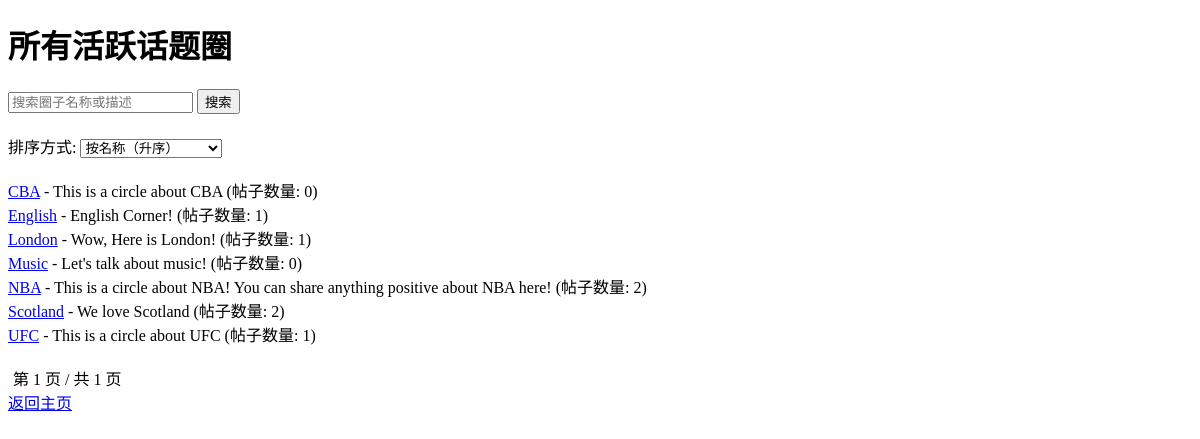
The page /all-circles/ (signed in) on the database its author committed.
### forum/models.py (models this page shows, shortened)
class TopicCircle(models.Model):
    name = models.CharField(max_length=100, unique=True)
    description = models.TextField(blank=True)
    created_at = models.DateTimeField(auto_now_add=True)
    created_by = models.ForeignKey(GUser, on_delete=models.SET_NULL, null=True, limit_choices_to={'is_admin': True})  # 仅管理员创建
    is_active = models.BooleanField(default=True)

### forum/views.py (the view, shortened to what this page needs)
# urls.py: path('all-circles/', views.all_circles, name='all_circles'),
@login_required
def all_circles(request):
    sort_by = request.GET.get('sort', 'name')
    sort_options = {
        'name': 'name',
        'name_desc': '-name',
        'post_count': '-post_count',
        'post_count_asc': 'post_count',
    }
    sort_field = sort_options.get(sort_by, 'name')
    search_query = request.GET.get('search', '')
    circles = TopicCircle.objects.filter(is_active=True).annotate(
        post_count=Count('post')
    )
    if search_query:
        circles = circles.filter(
            Q(name__icontains=search_query) | Q(description__icontains=search_query)
        )
    circles = circles.order_by(sort_field)
    paginator = Paginator(circles, 10)
    page_number = request.GET.get('page')
    page_obj = paginator.get_page(page_number)
    return render(request, 'forum/all_circles.html', {
        'page_obj': page_obj,
        'sort_by': sort_by,
        'search_query': search_query
    })

### forum/templates/forum/all_circles.html (shortened to what this page needs)
<!DOCTYPE html>
<html>
<head>
</head>
<body>
    <h1>所有活跃话题圈</h1>
    <form class="search-form" id="search-form">
        <input type="text" name="search" value="{{ search_query }}" placeholder="搜索圈子名称或描述">
        <button type="submit">搜索</button>
    </form>
    <form class="sort-form" id="sort-form">
        <label for="sort">排序方式:</label>
        <select name="sort" id="sort">
            <option value="name" {% if sort_by == 'name' %}selected{% endif %}>按名称（升序）</option>
        </select>
    </form>
    <ul class="circle-list" id="circle-list">
        {% for circle in page_obj %}
            <li>
                <a href="{% url 'circle_detail' circle.id %}">{{ circle.name }}</a>
                - {{ circle.description }} (帖子数量: {{ circle.post_count }})
            </li>
        {% endfor %}
    </ul>
    <div class="pagination" id="pagination">
        <span>第 {{ page_obj.number }} 页 / 共 {{ page_obj.paginator.num_pages }} 页</span>
    </div>
    <a href="{% url 'home' %}">返回主页</a>
</body>
</html>

### forum/templates/forum/all_circles.html (style rules this page uses)
.pagination { margin-top: 20px; }
.pagination a, .pagination span { margin: 0 5px; }
.search-form, .sort-form { margin-bottom: 20px; }
.circle-list { list-style-type: none; padding: 0; }

### rows shown on the page
TopicCircle: name "CBA", description "This is a circle about CBA", post_count "0"
TopicCircle: name "English", description "English Corner!", post_count "1"
TopicCircle: name "London", description "Wow, Here is London!", post_count "1"
TopicCircle: name "Music", description "Let's talk about music!", post_count "0"
TopicCircle: name "NBA", description "This is a circle about NBA! You can share anything positive about NBA here!", post_count "2"
TopicCircle: name "Scotland", description "We love Scotland", post_count "2"
TopicCircle: name "UFC", description "This is a circle about UFC", post_count "1"

### other values the page prints
{{ page_obj.number }} "1"
{{ page_obj.paginator.num_pages }} "1"
